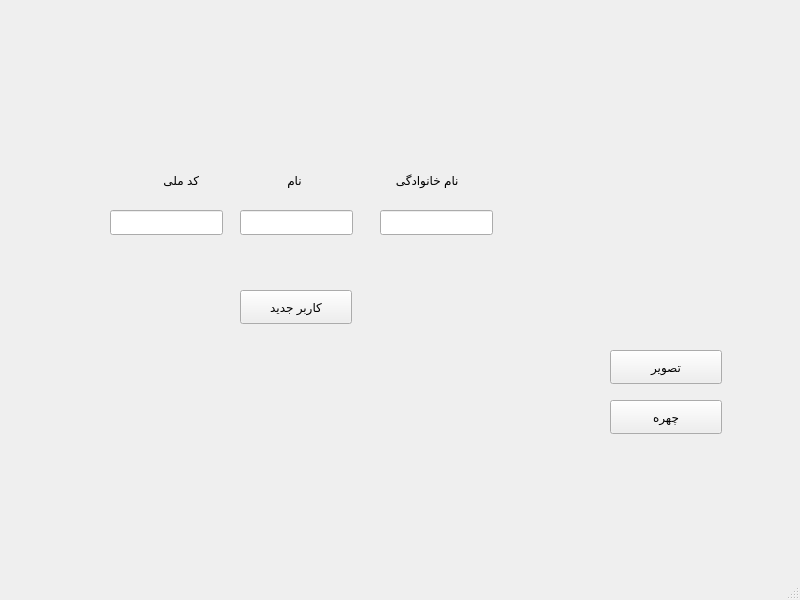
<?xml version="1.0" encoding="UTF-8"?>
<ui version="4.0">
 <class>QMainWindow</class>
 <widget class="QMainWindow" name="QMainWindow">
  <property name="geometry">
   <rect>
    <x>0</x>
    <y>0</y>
    <width>800</width>
    <height>600</height>
   </rect>
  </property>
  <property name="windowTitle">
   <string>MainWindow</string>
  </property>
  <widget class="QWidget" name="centralwidget">
   <widget class="QLineEdit" name="tb_first_name">
    <property name="geometry">
     <rect>
      <x>240</x>
      <y>210</y>
      <width>113</width>
      <height>25</height>
     </rect>
    </property>
   </widget>
   <widget class="QLineEdit" name="tb_last_name">
    <property name="geometry">
     <rect>
      <x>380</x>
      <y>210</y>
      <width>113</width>
      <height>25</height>
     </rect>
    </property>
   </widget>
   <widget class="QLineEdit" name="tb_na_code">
    <property name="geometry">
     <rect>
      <x>110</x>
      <y>210</y>
      <width>113</width>
      <height>25</height>
     </rect>
    </property>
   </widget>
   <widget class="QLabel" name="pb_insert">
    <property name="geometry">
     <rect>
      <x>540</x>
      <y>100</y>
      <width>221</width>
      <height>241</height>
     </rect>
    </property>
    <property name="text">
     <string/>
    </property>
    <property name="alignment">
     <set>Qt::AlignCenter</set>
    </property>
   </widget>
   <widget class="QPushButton" name="btn_new_worker">
    <property name="geometry">
     <rect>
      <x>240</x>
      <y>290</y>
      <width>112</width>
      <height>34</height>
     </rect>
    </property>
    <property name="text">
     <string>کاربر جدید</string>
    </property>
   </widget>
   <widget class="QLabel" name="label_2">
    <property name="geometry">
     <rect>
      <x>260</x>
      <y>170</y>
      <width>69</width>
      <height>20</height>
     </rect>
    </property>
    <property name="text">
     <string>نام</string>
    </property>
    <property name="alignment">
     <set>Qt::AlignCenter</set>
    </property>
   </widget>
   <widget class="QLabel" name="label_3">
    <property name="geometry">
     <rect>
      <x>380</x>
      <y>170</y>
      <width>91</width>
      <height>20</height>
     </rect>
    </property>
    <property name="text">
     <string>نام خانوادگی </string>
    </property>
    <property name="alignment">
     <set>Qt::AlignCenter</set>
    </property>
   </widget>
   <widget class="QLabel" name="label_4">
    <property name="geometry">
     <rect>
      <x>130</x>
      <y>170</y>
      <width>69</width>
      <height>20</height>
     </rect>
    </property>
    <property name="text">
     <string>کد ملی</string>
    </property>
   </widget>
   <widget class="QPushButton" name="btn_pic">
    <property name="geometry">
     <rect>
      <x>610</x>
      <y>350</y>
      <width>112</width>
      <height>34</height>
     </rect>
    </property>
    <property name="text">
     <string>تصویر</string>
    </property>
   </widget>
   <widget class="QPushButton" name="btn_faces">
    <property name="geometry">
     <rect>
      <x>610</x>
      <y>400</y>
      <width>112</width>
      <height>34</height>
     </rect>
    </property>
    <property name="text">
     <string>چهره</string>
    </property>
   </widget>
   <widget class="QLabel" name="pb_face">
    <property name="geometry">
     <rect>
      <x>230</x>
      <y>10</y>
      <width>131</width>
      <height>131</height>
     </rect>
    </property>
    <property name="text">
     <string/>
    </property>
   </widget>
  </widget>
  <widget class="QMenuBar" name="menubar">
   <property name="geometry">
    <rect>
     <x>0</x>
     <y>0</y>
     <width>800</width>
     <height>30</height>
    </rect>
   </property>
  </widget>
  <widget class="QStatusBar" name="statusbar"/>
 </widget>
 <resources/>
 <connections/>
</ui>
